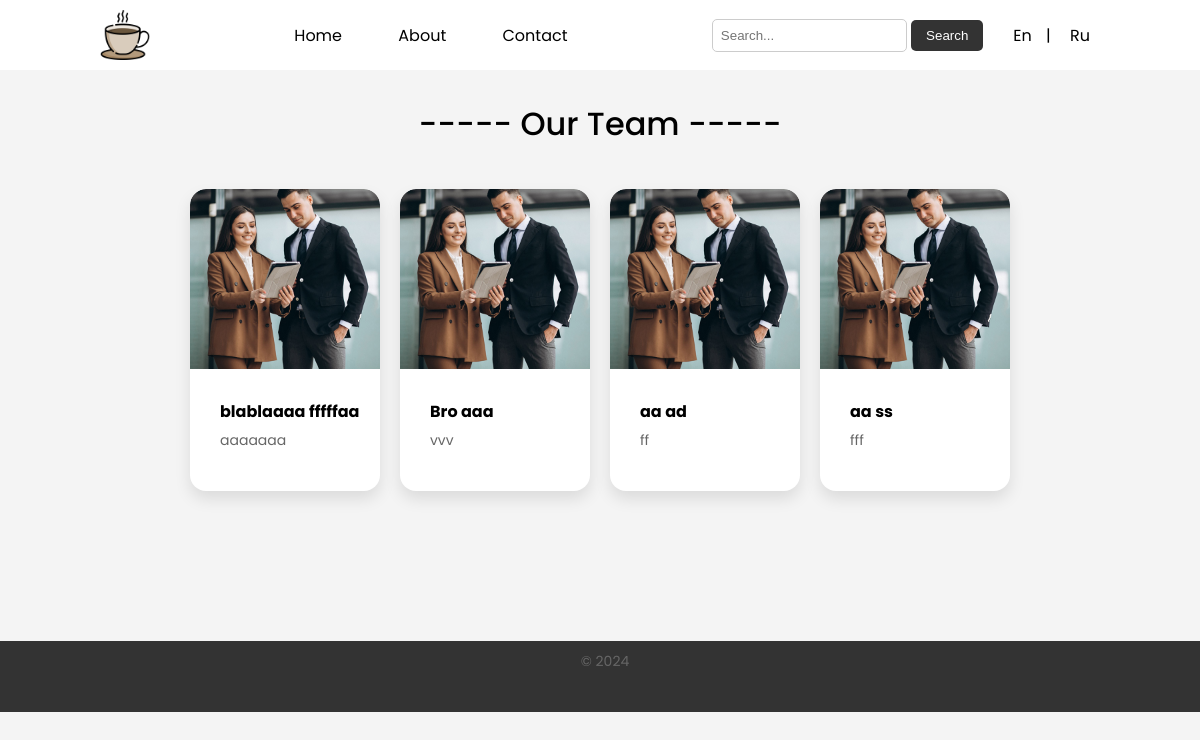
Page /index.html on the earlier database version.
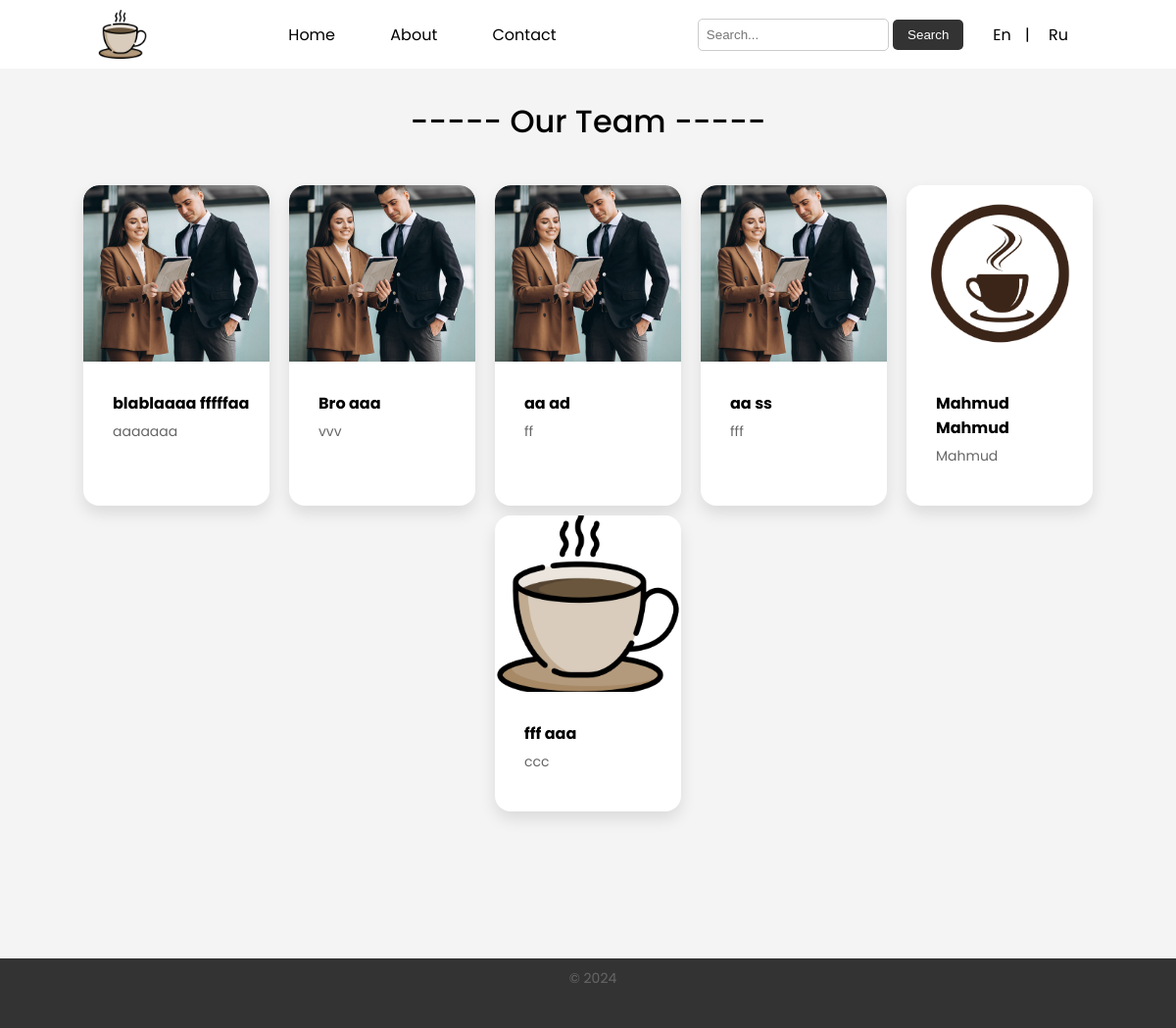
Same page on the later database version.
### company/models.py (models this page shows)
class Member(models.Model):
    image = models.ImageField(upload_to="images/", default="about.jpg")
    firstname = models.CharField(max_length=100)
    lastname = models.CharField(max_length=100)
    position = models.CharField(max_length=100)

### company/views.py (the view)
# urls.py: path("index.html", views.index, name="index"),
def index(request):
    mem = Member.objects.all()
    return render(request, "index.html", {"mem": mem})

### company/templates/index.html (shortened to what this page needs)
{% load static %}
<!DOCTYPE html>
<html lang="en">
<head>
  <link rel="stylesheet" type="text/css" href="{% static 'styles.css' %}">
</head>
<body>
  <nav>
    <img src="media/images/coffee.png" alt="Logo" class="logo">
    <ul class="menu">
      <li><a href="index.html">Home</a></li>
      <li><a href="about.html">About</a></li>
      <li><a href="contact.html">Contact</a></li>
    </ul>
    <div class="right-menu">
      <form class="search-form">
        <input type="text" placeholder="Search...">
        <button type="submit">Search</button>
      </form>
      <div class="language-selector">
        <a href="#">En</a> | <a href="#">Ru</a>
      </div>
    </div>
  </nav>
  <h1>----- Our Team -----</h1>
  <section class="section">
    {% for x in mem %}
    <div class="card">
      <img class="img" src="{{ x.image.url }}" alt="{{ x.firstname }} {{ x.lastname }}">
      <div class="card-content">
        <h3>{{ x.firstname }} {{ x.lastname }}</h3>
        <p>{{ x.position }}</p>
      </div>
    </div>
    {% endfor %}
  </section>
  <div class="footer">
    <p>&copy; 2024</p>
  </div>
</body>
</html>

### company/static/styles.css (style rules this page uses)
body { font-family: "Poppins", Arial, sans-serif; margin: 0; padding: 0; background-color: #f4f4f4; }
nav { background-color: #fff; overflow: hidden; padding: 10px 100px; display: flex; justify-content: space-between; align-items: center; }
.logo { width: 50px; }
.menu { list-style-type: none; margin: 0; padding: 0; }
.menu li { display: inline-block; margin-right: 20px; }
.menu li:last-child { margin-right: 0; }
.menu li a { padding: 16px; text-decoration: none; color: black; }
.right-menu { display: flex; align-items: center; }
.search-form { margin-right: 20px; }
.search-form input[type="text"] { padding: 8px; border-radius: 5px; border: 1px solid #ccc; }
.search-form button { padding: 8px 15px; border-radius: 5px; background-color: #333; color: #fff; border: none; cursor: pointer; }
.language-selector a { text-decoration: none; color: black; padding: 10px; }
.language-selector a + a { margin-left: 5px; }
.card { width: 190px; height: auto; background-color: #fff; flex-grow: 1; margin: 0px 10px 10px 10px; max-width: 190px; box-shadow: 0 8px 16px rgba(0, 0, 0, 0.1); border-radius: 16px; overflow: hidden; transition: transform 0.3s; }
.img { width: 100%; height: 180px; object-fit: cover; display: block; border-radius: 16px 16px 0 0; }
.card-content { padding: 20px; }
h3 { margin-top: 10px; margin-left: 10px; color: black; font-size: 16px; }
p { margin-bottom: 20px; margin-top: -10px; margin-left: 10px; color: #666; font-size: 14px; }
.section { display: flex; flex-wrap: wrap; justify-content: center; padding: 20px; }
.footer { background-color: #333; color: #fff; margin-top: 120px; text-align: center; padding: 20px 0; bottom: 0; height: auto; width: 100%; }
h1 { justify-content: center; margin-top: 30px; font-weight: 500; text-align: center; }

Differences in the rows shown:
added Member: image (picture), firstname "Mahmud", lastname "Mahmud", position "Mahmud"
added Member: image (picture), firstname "fff", lastname "aaa", position "ccc"
